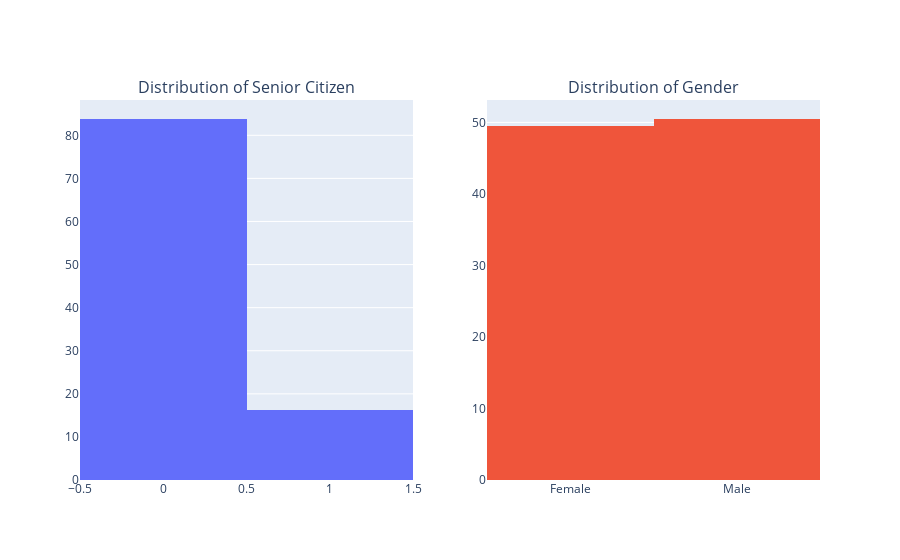

Notebook code for this chart:
### Code cell
# Subplotting Distribution of Data
fig = make_subplots(rows=1, cols=2, subplot_titles = ('Distribution of Senior Citizen', 'Distribution of Gender'), start_cell="bottom-left")

fig.add_trace(go.Histogram(x = churn_pd_df['SeniorCitizen'], histnorm = 'percent'),row=1, col=1)

fig.add_trace(go.Histogram(x = churn_pd_df['gender'], histnorm = 'percent'),row=1, col=2)

fig.update_layout(coloraxis=dict(colorscale='Bluered_r'), showlegend=False)
fig.show()

'''fig = make_subplots(rows=2, cols=2, start_cell="bottom-left")

fig.add_trace(go.Scatter(x=[1, 2, 3], y=[4, 5, 6]),
              row=1, col=1)

fig.add_trace(go.Scatter(x=[20, 30, 40], y=[50, 60, 70]),
              row=1, col=2)

fig.add_trace(go.Scatter(x=[300, 400, 500], y=[600, 700, 800]),
              row=2, col=1)

fig.add_trace(go.Scatter(x=[4000, 5000, 6000], y=[7000, 8000, 9000]),
              row=2, col=2)

fig.show()'''

### Figure 1 — Plotly figure (JSON) as saved in the notebook; plotly's stock layout.template omitted (floating-point values rounded to 4 significant figures; data arrays with more than 128 entries replaced by an {"elided": "..."} marker saying what was removed)
{"data": [{"histnorm": "percent", "type": "histogram", "x": {"elided": "7043 int values"}, "xaxis": "x", "yaxis": "y"}, {"histnorm": "percent", "type": "histogram", "x": {"elided": "7043 str values"}, "xaxis": "x2", "yaxis": "y2"}], "layout": {"annotations": [{"font": {"size": 16}, "showarrow": false, "text": "Distribution of Senior Citizen", "x": 0.225, "xanchor": "center", "xref": "paper", "y": 1, "yanchor": "bottom", "yref": "paper"}, {"font": {"size": 16}, "showarrow": false, "text": "Distribution of Gender", "x": 0.775, "xanchor": "center", "xref": "paper", "y": 1, "yanchor": "bottom", "yref": "paper"}], "showlegend": false, "xaxis": {"anchor": "y", "domain": [0, 0.45]}, "xaxis2": {"anchor": "y2", "domain": [0.55, 1]}, "yaxis": {"anchor": "x", "domain": [0, 1]}, "yaxis2": {"anchor": "x2", "domain": [0, 1]}}}
